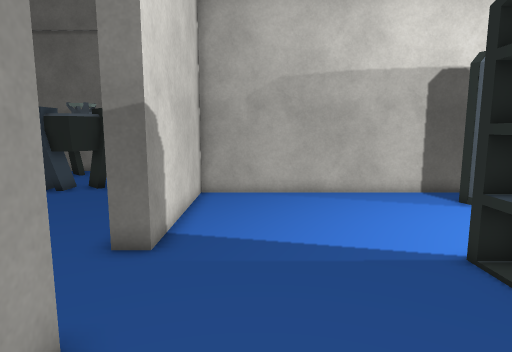
View 1 (above)

16 first-person views from a walk through a 3-D level made in the Unity game engine. The camera is 1.5 m above the floor, tilts 8° down and sees 75° across. The floor is counted in squares, 0.5 m on a side. Each view is taken from the middle of a square. On the plan, view 1 faces up. The plan holds only what a view shows up to about 20 squares ahead; the rest is blank. The place goes on beyond the plan. The player character is not drawn. Some animated figures are left out. Door leaves are left out, so doorways stand open. Some surface patterns are stand-ins.

View 2
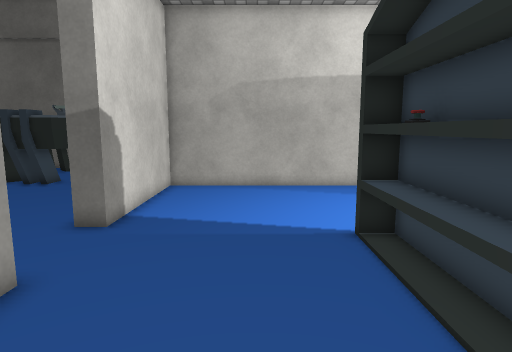

View 3
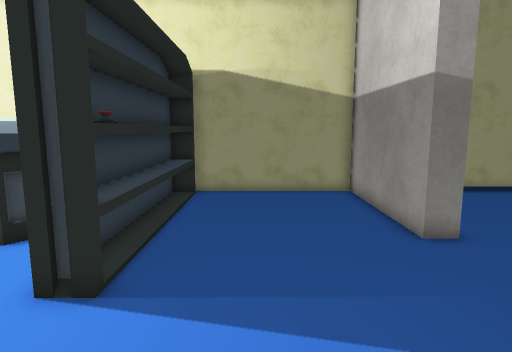

View 4
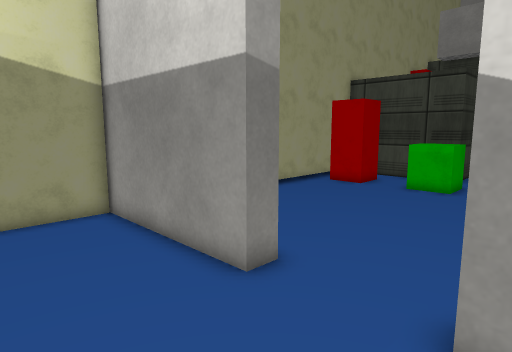

View 5
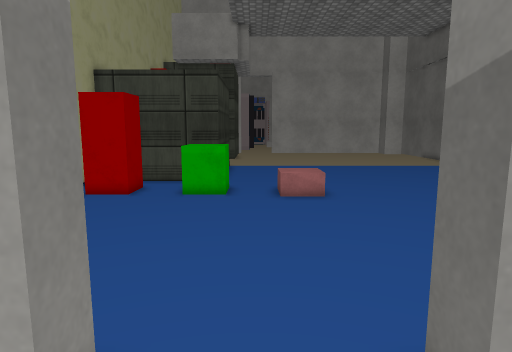

View 6
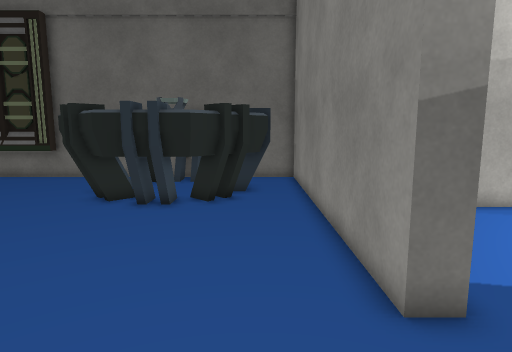

View 7
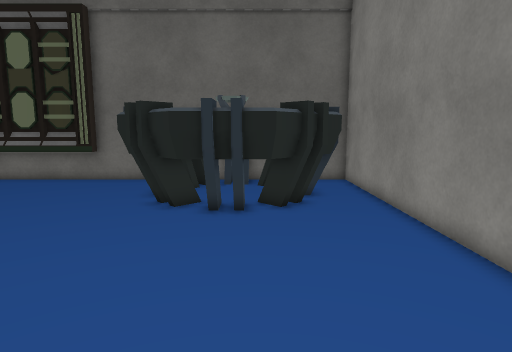

View 8
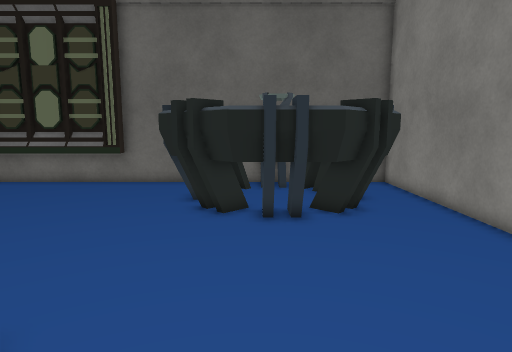

View 9
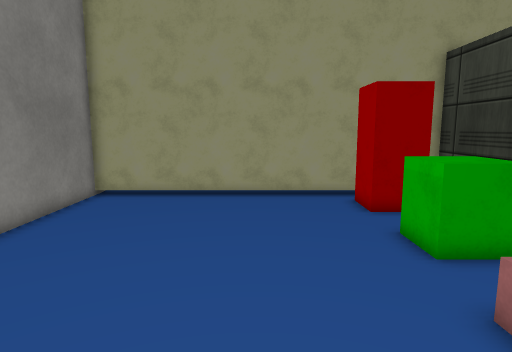

View 10
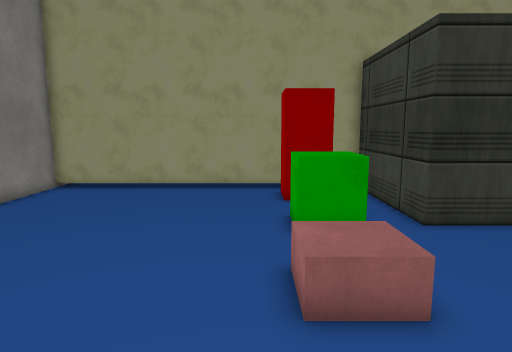

View 11
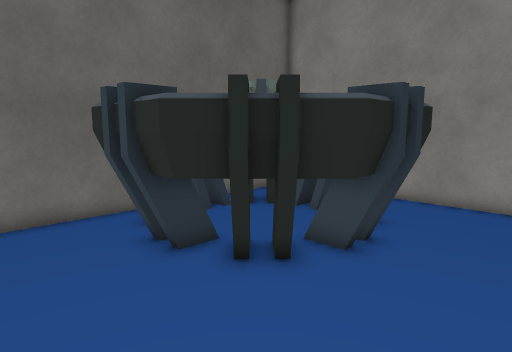

View 12
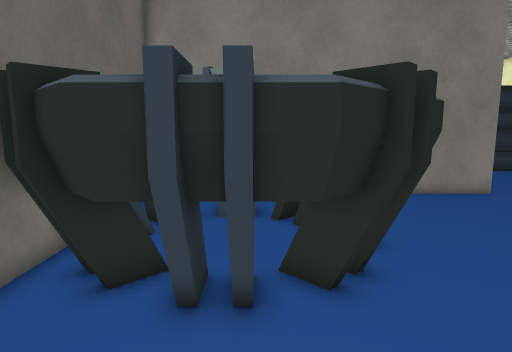

View 13
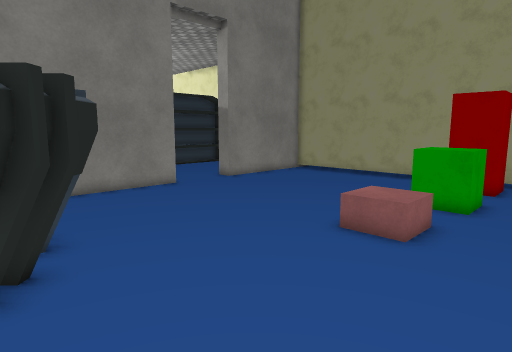

View 14
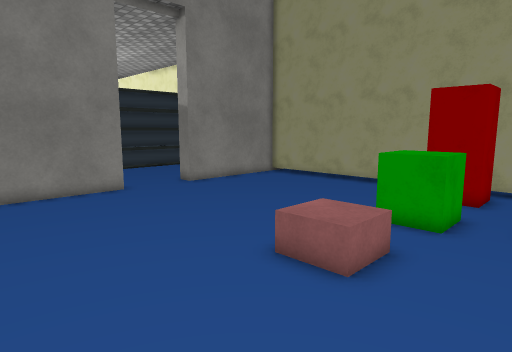

View 15
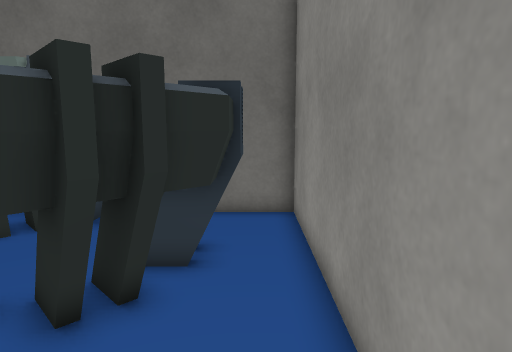

View 16
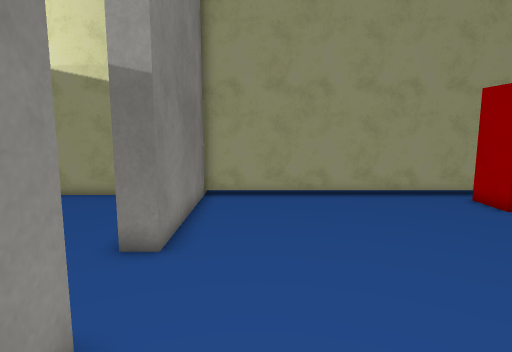

### Floor plan
Key: @ floor where view 1 was taken; # wall or solid block; . floor; D open door; O other object.
Columns run from 20 left of view 1 to 6 right of it. Each row starts with its distance up from view 1.
 24 ########OOOO#####
 23 OOO...OOOOOOO  .#
 22 ......OOOOOOO  .#
 21 .....OOOO   OO  #
 20 .....OOO OOOOO O#
 19 .....OOO OOOOOOO#
 18 .....OOOO  OOOO.#
 17 ......OOOOOOOOO.##
 16 .......OOOOOOO..###########
 15 ........OOOOO...##.........
 14 ................##.........
 13 ................##.........
 12 ................##.........
 11 ................##.........
 10  ...............##D........
  9  ...OO..........#DD........
  8  ... O..........#DD........
  7 .................DD......OO
  6 .................DD......OO
  5 ...OO............DD......OO
  4 ##.OOO..........#DD......OO
  3  #.OOO..........#DD......OO
  2  #..............##.......O
  1  #..............##.......OO
  0  #.OOO..........##..@....OO
 -1  #.O O..........##.......OO
 -2  #.O O..........##.......OO
 -3  #########################

Where each view was taken, in squares from view 1:
view 1: 0 up, 0 right, facing up
view 2: 2 down, 2 right, facing up
view 3: 13 up, 2 right, facing down
view 4: 9 up, 2 right, facing down-left
view 5: 6 up, 0 right, facing left
view 6: 3 up, 6 left, facing up
view 7: 4 up, 9 left, facing up
view 8: 5 up, 11 left, facing up
view 9: 12 up, 11 left, facing down
view 10: 14 up, 14 left, facing down
view 11: 12 up, 18 left, facing up-right
view 12: 19 up, 19 left, facing right
view 13: 18 up, 20 left, facing down-right
view 14: 15 up, 20 left, facing down-right
view 15: 12 up, 5 left, facing up
view 16: 12 up, 6 left, facing down
